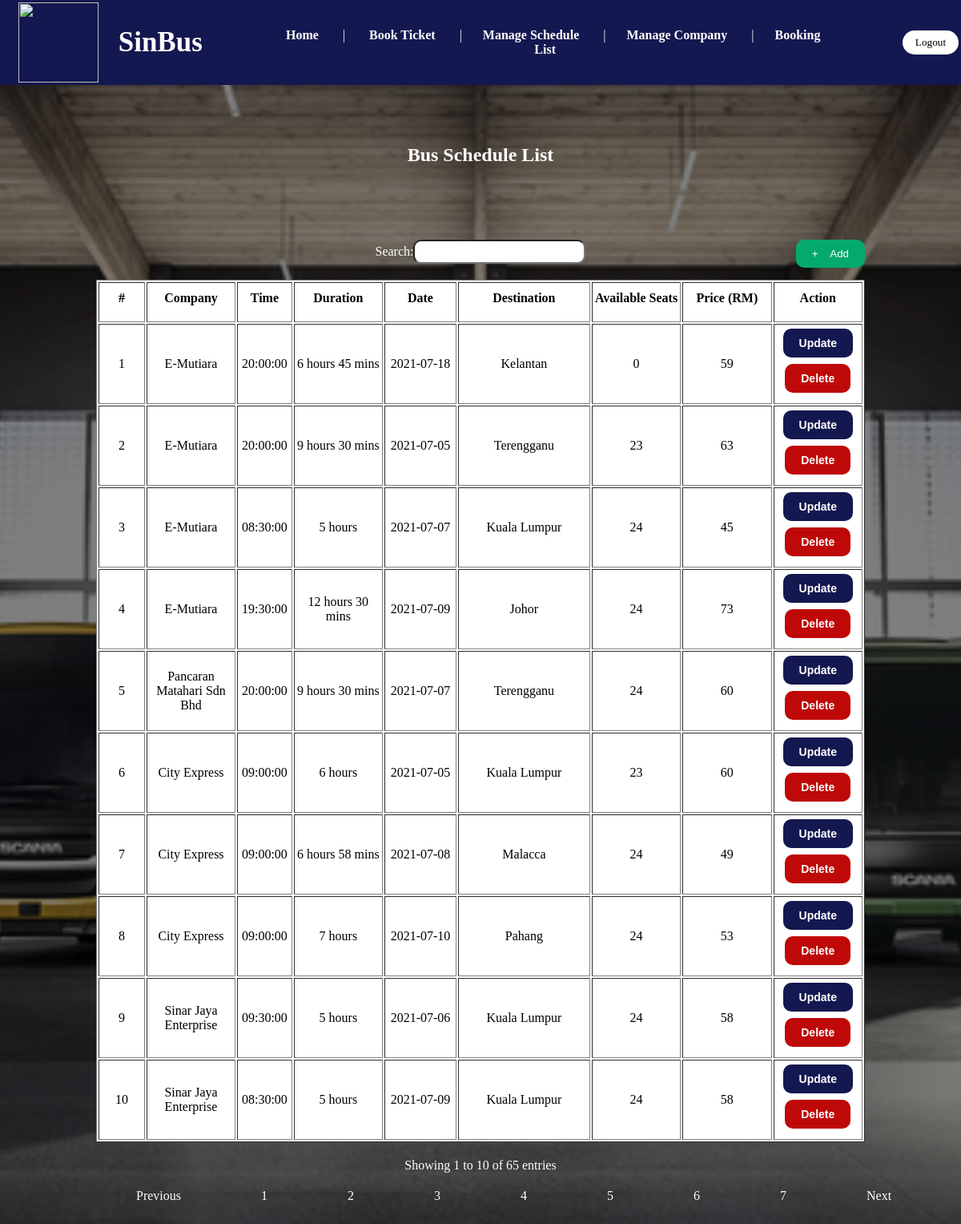
The page /admin_schedule.php (signed in) on the database its author committed.
### tables this page shows
CREATE TABLE `schedule` (
  `scheduleID` int(11) NOT NULL,
  `companyID` int(11) NOT NULL,
  `scheduleTime` time NOT NULL,
  `scheduleDuration` varchar(50) NOT NULL,
  `scheduleDate` date NOT NULL,
  `scheduleDestination` varchar(50) NOT NULL,
  `schedulePrice` int(11) NOT NULL,
  `day` varchar(50) NOT NULL
);

CREATE TABLE `company` (
  `companyID` int(11) NOT NULL,
  `companyName` varchar(50) NOT NULL,
  `companyPicture` longblob NOT NULL,
  `companyDetail` varchar(1000) NOT NULL,
  `video` varchar(50) NOT NULL,
  `audio` varchar(50) NOT NULL,
  `URL` varchar(100) NOT NULL
);

### admin_schedule.php (the view, shortened to what this page needs)
<?php
  include("dbconnect.php");
	$ciphering = "AES-128-CTR";
	$options = 0;
	$encryption_iv = '1234567891011121';
	$encryption_key = "travel123";
    if(isset($_POST['filter'])){
          $destinationFilter = $_POST['destination'];
          $queryTable = "SELECT * FROM `schedule` INNER JOIN `company` ON schedule.companyID = company.companyID where schedule.scheduleDestination='$destinationFilter'";
    }else{
          $queryTable = "SELECT * FROM `schedule` INNER JOIN `company` ON schedule.companyID = company.companyID;";
    }
?>
<html>
<head>
</head>
	<body style="font-family:Arvo; margin:0;" class="fitimg">
		<div class="nav" style="background-color:#141850; text-align:center;" >
		<table style="margin-left: 20px;"><tr style="color: #FFFFFF;">
      <th><img src="asset/images/sinbuslogo.png" class="imgservice" width="100px" height="100px"/></th><th width="20px"></th><th  style="font-size:35px;">SinBus</th>
		<td width="100px">
			</td>
		<td width="800px" align='center'>
			<br>
	    <a style="text-decoration: none;" href="home.php"><b>Home</b></a>
		&nbsp;&nbsp;&nbsp;&nbsp;|&nbsp;&nbsp;&nbsp;&nbsp;
		<?php
			if(isset($_SESSION['Admin'])){
				echo '<a style="text-decoration: none;" href="schedule.php"><b>Book Ticket</b></a>
	                  &nbsp;&nbsp;&nbsp;&nbsp;|&nbsp;&nbsp;&nbsp;&nbsp;';
	           echo '<a style="text-decoration: none;" href="admin_schedule.php"><b>Manage Schedule</b></a>
	                  &nbsp;&nbsp;&nbsp;&nbsp;|&nbsp;&nbsp;&nbsp;&nbsp;';
			    echo '<a style="text-decoration: none;" href="admin_companylist.php"><b>Manage Company</b></a>
	                  &nbsp;&nbsp;&nbsp;&nbsp;|&nbsp;&nbsp;&nbsp;&nbsp;';
	           echo  '<a style="text-decoration: none;" href="history.php"><b>Booking List</b></a>
		               ';
			}
		?>
		</td>
			<td width="110px"></td>
			<?php
			if(!isset($_SESSION['Admin'])){
				echo '
		    <td><button class="login" onclick="login()">Login</button>';
			}else{
				echo '
		    <td><button class="login" onclick="logout()">Logout</button>';
			}
			?>
			</td>
			</tr></table>
	</div>
	<br><br><br>
	<h2 style="text-align:center; color:white"><b>Bus Schedule List</b></h2>
	<br><br><br>
	<section class="timetable" >
	<div>
			<br>
	<div align="center" >
	<section >
	    <button class="add" onclick='addModal()' style='float:right'>+&nbsp;&nbsp;&nbsp;&nbsp;Add</button>
		    <table style="test-align:center; background-color: white;" id="company" border="1" width="100%">
		        <thead>
			<tr>
			<th align="center" width="50px" height="50px" style="padding-bottom: 10px;">#</th>
			<th align="center" width="100px" height="50px" style="padding-bottom: 10px;">Company</th>
			<th align="center" width="60px" height="50px" style="padding-bottom: 10px;">Time</th>
			<th align="center" width="100px" height="50px" style="padding-bottom: 10px;">Duration</th>
			<th align="center" width="80px" height="50px" style="padding-bottom: 10px;">Date</th>
			<th align="center" width="150px" height="50px" style="padding-bottom: 10px;">Destination</th>
			<th align="center" width="100px" height="50px" style="padding-bottom: 10px;">Available Seats</th>
			<th align="center" width="100px" height="50px" style="padding-bottom: 10px;">Price (RM)</th>
			<th align="center" width="100px" height="50px" style="padding-bottom: 10px;">Action</th>
			</tr>
			  </thead>
		<?php
			$result = $conn->query($queryTable);
			$number=0;
			if ($result->num_rows >0) {
				 while ($row = $result ->fetch_assoc()){
					  extract($row);
					    $number=$number+1;
					    $querySeat = "SELECT * FROM `ticket` where `scheduleID` = '$scheduleID'";
            			$resultSeat = $conn->query($querySeat);
            			$numberseat=0;
            			if ($resultSeat->num_rows >0) {
            				 while ($rowSeat = $resultSeat ->fetch_assoc()){
            					  extract($rowSeat);
            					  $numberseat=$numberseat+1;
            				 }
            			}
            			$totalseat= 24-$numberseat;
            			 $encryption = openssl_encrypt($scheduleID, $ciphering,	$encryption_key,$options, $encryption_iv);
						$encrptID = base64_encode($encryption);
            						echo"
						<tr height='100px'>
						     <td  style='text-align:center'>$number</td>
                			<td style='text-align:center'>$companyName</td>
        					<td style='text-align:center'>$scheduleTime</td>
        					<td style='text-align:center'>$scheduleDuration</td>
        					<td style='text-align:center'>$scheduleDate</td>
        					<td style='text-align:center'>$scheduleDestination</td>
        					<td style='text-align:center'>$totalseat</td>
        					<td style='text-align:center'>$schedulePrice</td>
							 <td style='text-align:center'><button class='upbtn'onclick='modal($number)'><b>Update</b></button>
								<br><br>
							    <a class='delbtn' href='admin_deleteschedule.php?id=$encrptID'><b>Delete</b></a><br><br></td>
							</tr>
							";
				   }
			}
		?>
		</table>
	</section>
	</div>
	</section>
</body>
</html>

### admin_schedule.php (style rules this page uses)
.nav { color: #FFFFFF; }
.nav a { padding: 10px; font-size: 16px; color:white; }
.login { font-family: Arvo; border-radius: 15px; height: 30px; width: 70px; border:0px; background-color: #FFFFFF; }
.delbtn { padding-top:10px; padding-bottom: 10px; padding-left: 20px; padding-right: 20px; background-color: #BF0808; color:White; border-radius: 10px; text-decoration: none; font-size: 14px; font-family: Arial; }
.upbtn { padding-top:10px; padding-bottom: 10px; padding-left: 20px; padding-right: 20px; background-color: #141850; color:white; border-radius: 10px; font-size: 14px; border:0px; font-family: Arial; }
.timetable { margin-left: 10%; margin-right: 10%; }
.add { padding-top:10px; padding-bottom: 10px; padding-left: 20px; padding-right: 20px; background-color: #04AA6D; color: white; border: none; border-radius:10px; }
.fitimg { background: linear-gradient(rgba(0, 0, 0, 0.5), rgba(0, 0, 0, 0.5)), url("home1.png") center fixed no-repeat; background-size:cover; }

### rows shown on the page
schedule: companyID.companyName "E-Mutiara", scheduleTime "20:00:00", scheduleDuration "6 hours 45 mins", scheduleDate "2021-07-18", scheduleDestination "Kelantan", totalseat "0", schedulePrice "59"
schedule: companyID.companyName "E-Mutiara", scheduleTime "20:00:00", scheduleDuration "9 hours 30 mins", scheduleDate "2021-07-05", scheduleDestination "Terengganu", totalseat "23", schedulePrice "63"
schedule: companyID.companyName "E-Mutiara", scheduleTime "08:30:00", scheduleDuration "5 hours", scheduleDate "2021-07-07", scheduleDestination "Kuala Lumpur", totalseat "24", schedulePrice "45"
schedule: companyID.companyName "E-Mutiara", scheduleTime "19:30:00", scheduleDuration "12 hours 30 mins", scheduleDate "2021-07-09", scheduleDestination "Johor", totalseat "24", schedulePrice "73"
schedule: companyID.companyName "Pancaran Matahari Sdn Bhd", scheduleTime "20:00:00", scheduleDuration "9 hours 30 mins", scheduleDate "2021-07-07", scheduleDestination "Terengganu", totalseat "24", schedulePrice "60"
schedule: companyID.companyName "City Express", scheduleTime "09:00:00", scheduleDuration "6 hours", scheduleDate "2021-07-05", scheduleDestination "Kuala Lumpur", totalseat "23", schedulePrice "60"
schedule: companyID.companyName "City Express", scheduleTime "09:00:00", scheduleDuration "6 hours 58 mins", scheduleDate "2021-07-08", scheduleDestination "Malacca", totalseat "24", schedulePrice "49"
schedule: companyID.companyName "City Express", scheduleTime "09:00:00", scheduleDuration "7 hours", scheduleDate "2021-07-10", scheduleDestination "Pahang", totalseat "24", schedulePrice "53"
schedule: companyID.companyName "Sinar Jaya Enterprise", scheduleTime "09:30:00", scheduleDuration "5 hours", scheduleDate "2021-07-06", scheduleDestination "Kuala Lumpur", totalseat "24", schedulePrice "58"
schedule: companyID.companyName "Sinar Jaya Enterprise", scheduleTime "08:30:00", scheduleDuration "5 hours", scheduleDate "2021-07-09", scheduleDestination "Kuala Lumpur", totalseat "24", schedulePrice "58"
